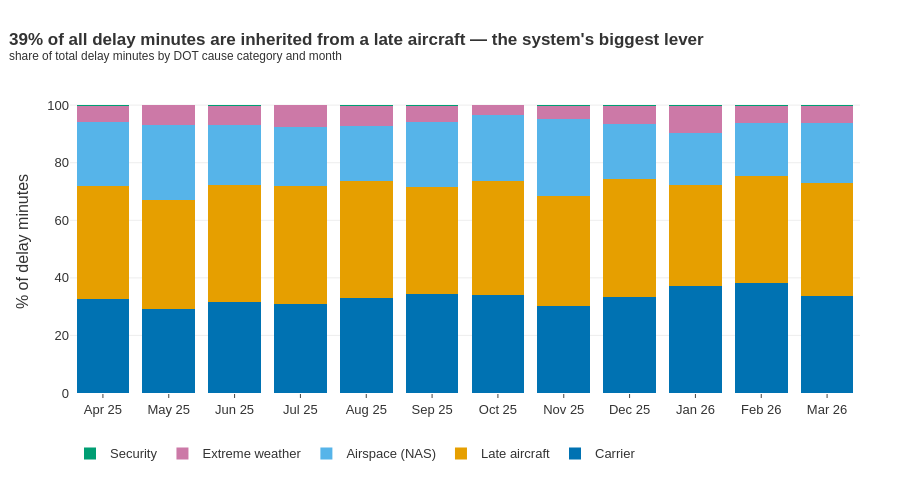

Notebook cell for this chart:
### Markdown cell above
---
# Act 2 — Why: cause decomposition and dynamics

## Q5. What actually causes delay — and how does the mix shift with the seasons?
DOT decomposes every delayed flight's minutes into five causes. The mix, not the total,
tells you what is fixable.

### Code cell
CAUSES = {"CarrierDelay": ("Carrier", BLUE), "LateAircraftDelay": ("Late aircraft", ORANGE),
          "NASDelay": ("Airspace (NAS)", SKY), "WeatherDelay": ("Extreme weather", PURPLE),
          "SecurityDelay": ("Security", GREEN)}
cs = flown.groupby("ym")[list(CAUSES)].sum()
share = cs.div(cs.sum(axis=1), axis=0) * 100

fig = go.Figure()
for col, (label, color) in CAUSES.items():
    fig.add_bar(x=[MONTH_LABEL[m] for m in share.index], y=share[col], name=label,
                marker_color=color)
late_share = share["LateAircraftDelay"].mean()
fig.update_layout(
    barmode="stack", showlegend=True,
    legend=dict(orientation="h", y=-0.15),
    title=f"<b>{late_share:.0f}% of all delay minutes are inherited from a late aircraft — "
          "the system's biggest lever</b><br>"
          "<sup>share of total delay minutes by DOT cause category and month</sup>",
    yaxis_title="% of delay minutes", height=480)
fig.show()

### Figure 1 — Plotly figure (JSON) as saved in the notebook; plotly's stock layout.template omitted (floating-point values rounded to 4 significant figures)
{"data": [{"marker": {"color": "#0072B2"}, "name": "Carrier", "type": "bar", "x": ["Apr 25", "May 25", "Jun 25", "Jul 25", "Aug 25", "Sep 25", "Oct 25", "Nov 25", "Dec 25", "Jan 26", "Feb 26", "Mar 26"], "y": [32.69, 29.26, 31.55, 31.06, 33.14, 34.3, 33.96, 30.24, 33.32, 37.3, 38.2, 33.55]}, {"marker": {"color": "#E69F00"}, "name": "Late aircraft", "type": "bar", "x": ["Apr 25", "May 25", "Jun 25", "Jul 25", "Aug 25", "Sep 25", "Oct 25", "Nov 25", "Dec 25", "Jan 26", "Feb 26", "Mar 26"], "y": [39.35, 37.79, 40.56, 40.79, 40.5, 37.4, 39.71, 38.33, 41.06, 34.97, 37.16, 39.29]}, {"marker": {"color": "#56B4E9"}, "name": "Airspace (NAS)", "type": "bar", "x": ["Apr 25", "May 25", "Jun 25", "Jul 25", "Aug 25", "Sep 25", "Oct 25", "Nov 25", "Dec 25", "Jan 26", "Feb 26", "Mar 26"], "y": [22.23, 25.91, 20.85, 20.71, 19.22, 22.6, 22.9, 26.7, 19.11, 18.04, 18.5, 20.98]}, {"marker": {"color": "#CC79A7"}, "name": "Extreme weather", "type": "bar", "x": ["Apr 25", "May 25", "Jun 25", "Jul 25", "Aug 25", "Sep 25", "Oct 25", "Nov 25", "Dec 25", "Jan 26", "Feb 26", "Mar 26"], "y": [5.531, 6.935, 6.88, 7.335, 6.987, 5.556, 3.315, 4.598, 6.36, 9.559, 5.974, 5.944]}, {"marker": {"color": "#009E73"}, "name": "Security", "type": "bar", "x": ["Apr 25", "May 25", "Jun 25", "Jul 25", "Aug 25", "Sep 25", "Oct 25", "Nov 25", "Dec 25", "Jan 26", "Feb 26", "Mar 26"], "y": [0.1886, 0.1108, 0.1562, 0.1059, 0.1419, 0.1449, 0.1187, 0.1335, 0.1545, 0.1412, 0.1617, 0.2335]}], "layout": {"barmode": "stack", "height": 480, "legend": {"orientation": "h", "y": -0.15}, "showlegend": true, "title": {"text": "<b>39% of all delay minutes are inherited from a late aircraft — the system's biggest lever</b><br><sup>share of total delay minutes by DOT cause category and month</sup>"}, "yaxis": {"title": {"text": "% of delay minutes"}}}}
